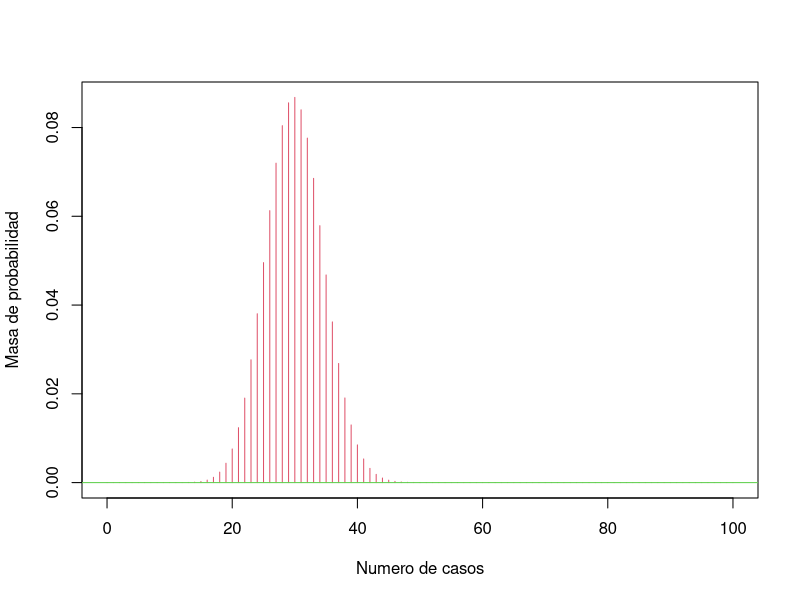
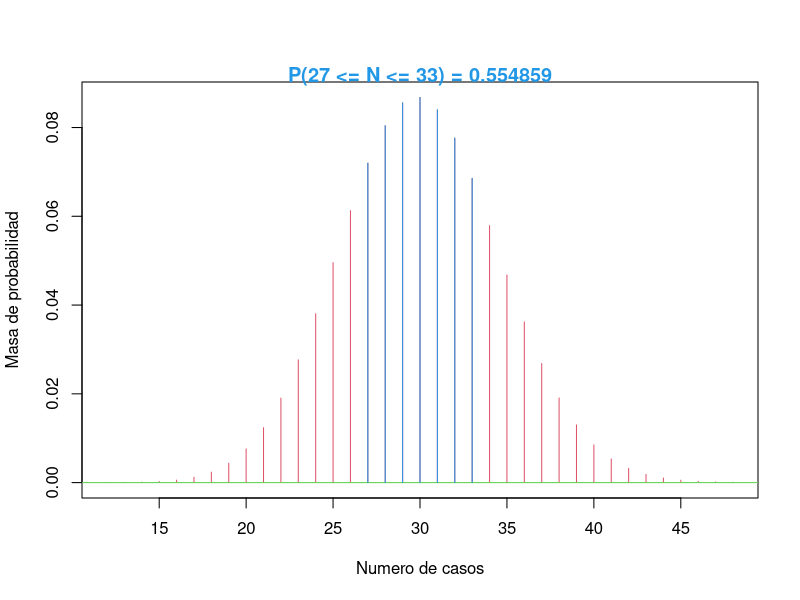
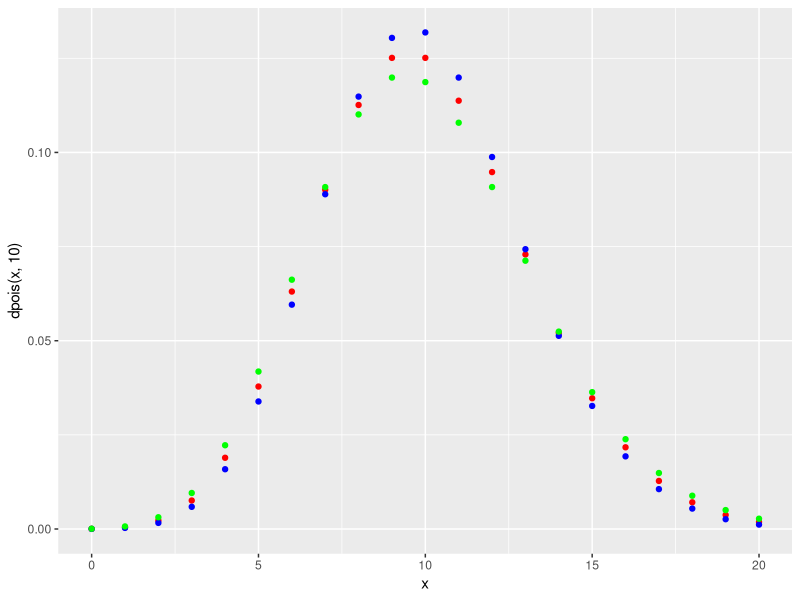
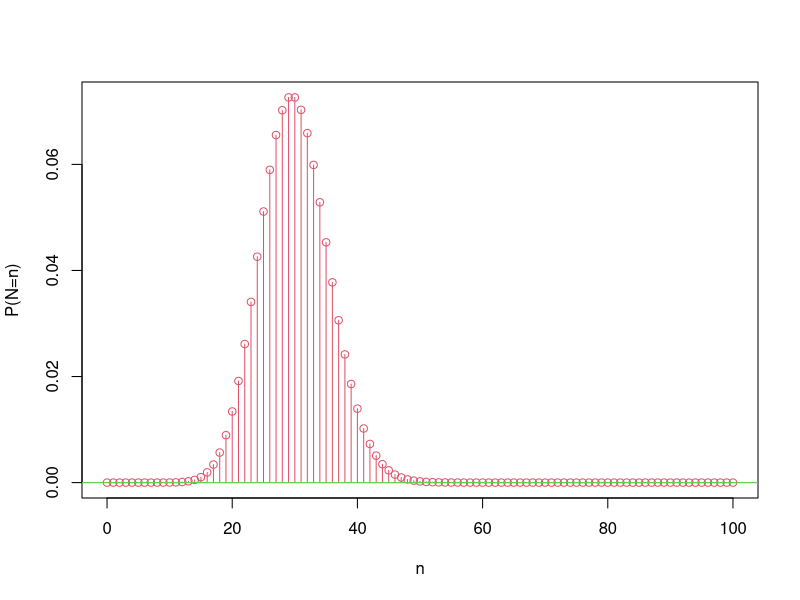

Source code (R) for these figures, in order:
## ---- chunk 1
Binomial.Plot <-function(n, p, low=0, high=n,scale = F, a=NA,b=NA,calcProb=!all(is.na(c(a,b))),quantile=NA,calcQuant=!is.na(quantile)){
  # Binomial
  sd = sqrt(n * p * (1 - p))
  if(scale && (n > 10)) {
    low = max(0, round(n * p - 4 * sd))
    high = min(n, round(n * p + 4 * sd))
  }
  values = low:high
  probs = dbinom(values, n, p)
  plot(c(low,high), c(0,max(probs)), type = "n", 
       xlab = "Numero de casos",
       ylab = "Masa de probabilidad",
       main = "")
  lines(values, probs, type = "h", col = 2)
  abline(h=0,col=3)
  if(calcProb) {
    if(is.na(a))
      a = 0
    if(is.na(b))
      b = n
    if(a > b) {
      d = a
      a = b
      b = d
    }
    a = round(a)
    b = round(b)
    prob = pbinom(b,n,p) - pbinom(a-1,n,p)
    title(paste("P(",a," <= N <= ",b,") = ",round(prob,6),sep=""),line=0,col.main=4)
    u = seq(max(c(a,low)),min(c(b,high)),by=1)
    v = dbinom(u,n,p)
    lines(u,v,type="h",col=4)
  }
  else if(calcQuant==T) {
    if(quantile < 0 || quantile > 1)
      stop("El cuantil debe estar entre 0 y 1")
    x = qbinom(quantile,n,p)
    title(paste(" ",quantile," quantile = ",x,sep=""),line=0,col.main=4)
    u = 0:x
    v = dbinom(u,n,p)
    lines(u,v,type="h",col=4)
  }
  return(invisible())
}
## ---- chunk 2
Binomial.Plot(100,.3)
## ---- chunk 3
Binomial.Plot(100,0.3,a=27,b=33,scale=T)
## ---- chunk 4
Poisson.Plot <- function(mu, a=NA,b=NA,calcProb=(!is.na(a) | !is.na(b)),quantile=NA,calcQuant=!is.na(quantile)){
  # Poisson
  sd = sqrt(mu)
  low = max(0, round(mu - 3 * sd))
  high = round(mu + 5 * sd)
  values = low:high
  probs = dpois(values, mu)
  plot(c(low,high), c(0,max(probs)), type = "n", 
       xlab = "Numero de casos",
       ylab = "Masas de probabilidad",
       main = "")
  lines(values, probs, type = "h", col = 2)
  abline(h=0,col=3)
  if(calcProb) {
    if(is.na(a)){ a = 0 }
    if(is.na(b)){
      a = round(a)
      prob = 1-ppois(a-1,mu)
      title(paste("P(",a," <= Y ) = ",round(prob,6),sep=""),line=0,col.main=4)
      u = seq(max(c(a,low)),high,by=1)
    }
    else {
      if(a > b) {d = a; a = b; b = d;}
      a = round(a); b = round(b)
      prob = ppois(b,mu) - ppois(a-1,mu)
      title(paste("P(",a," <= N <= ",b,") = ",round(prob,6),sep=""),line=0,col.main=4)
      u = seq(max(c(a,low)),min(c(b,high)),by=1)
    }
    v = dpois(u,mu)
    lines(u,v,type="h",col=4)
  }
  else if(calcQuant==T) {
    if(quantile < 0 || quantile > 1)
      stop("El cuantil debe estar entre 0 y 1")
    x = qpois(quantile,mu)
    title(paste("",quantile," quantile = ",x,sep=""),line=0,col.main=4)
    u = 0:x
    v = dpois(u,mu)
    lines(u,v,type="h",col=4)
  }
  return(invisible())
}
## ---- chunk 5
ab0class <- function(alpha, beta, pO, K){
  ab0dist <- array(NA, dim=c(K+1,3))
  ab0dist[,1] <- seq(0:K)-1
  ab0dist[1,2] <- p0
  k <- 1
  for(k in 1:K){
    ab0dist[(k+1),2] <- as.numeric(ab0dist[k,2] %*% (alpha + beta/k)) 
    }
  ab0dist[,3] <- cumsum(ab0dist[,2])
  return(ab0dist)
  }
## ---- chunk 6
if(!require("ggplot2")){install.packages("ggplot2")}
suppressMessages(library("ggplot2"))
ggplot(data.frame(x=c(0:20)), aes(x)) +
    geom_point(aes(y=dpois(x, 10)), colour="red", 
               ylab = "masa de probabildad", xlab="N") +
    geom_point(aes(y=dbinom(x, 100, 0.1)), colour="blue") +
    geom_point(aes(y=dnbinom(x, 90, 0.9)), colour="green")
## ---- chunk 7
K <- 100
alpha <- 0
beta <- 30
p0 <- exp(-beta)
ab0dist <- ab0class(alpha, beta, pO, K)

plot(ab0dist[,1],ab0dist[,2],type="h", ylab="P(N=n)", col=2, xlab="n", main="");abline(h=0:1,col=3)
points(ab0dist[,1],ab0dist[,2],col=2);abline(h=0,col=3)
